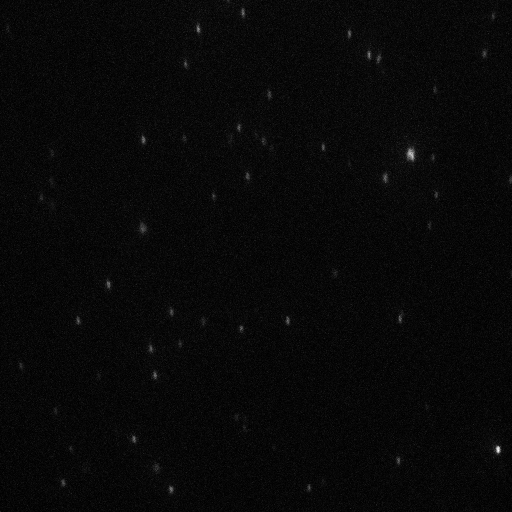
#> input picture beads/680.tif, 512 x 512 px
$ python wavelength_calculation.py
#> lines starting #> are read from the running program, lines starting #| are printed output that depends on the picture
# -*- coding: utf-8 -*-
"""
Created on Sat Aug 15 12:32:33 2015

@author: Andre
"""
#import seaborn as sns
#sns.set()
import matplotlib.pyplot as plt
import numpy as np
from mpl_toolkits.mplot3d import Axes3D
import scipy.optimize as sp
from skimage.feature import peak_local_max
from PIL import Image
from scipy import sparse


plt.close('all')
#####################################################################################
def twoD_Gaussian(x_y, offset, amplitude, xo, yo, sigma_x, sigma_y, theta):
    x, y = x_y
    xo = float(xo)
    yo = float(yo)
    a = (np.cos(theta)**2)/(2*sigma_x**2) + (np.sin(theta)**2)/(2*sigma_y**2)
    b = -(np.sin(2*theta))/(4*sigma_x**2) + (np.sin(2*theta))/(4*sigma_y**2)
    c = (np.sin(theta)**2)/(2*sigma_x**2) + (np.cos(theta)**2)/(2*sigma_y**2)
    g = offset + amplitude*np.exp( - (a*((x-xo)**2) + 2*b*(x-xo)*(y-yo)
                            + c*((y-yo)**2)))
    return g.ravel()

###################################################################################
imagesFiles = [ '680.tif',  'red.tif', 'green.tif']

image = Image.open(imagesFiles[0])
#> image is the input picture: PIL image 512x512 I;16; min 959, max 9431, mean 1252.9
im_red = Image.open(imagesFiles[1])
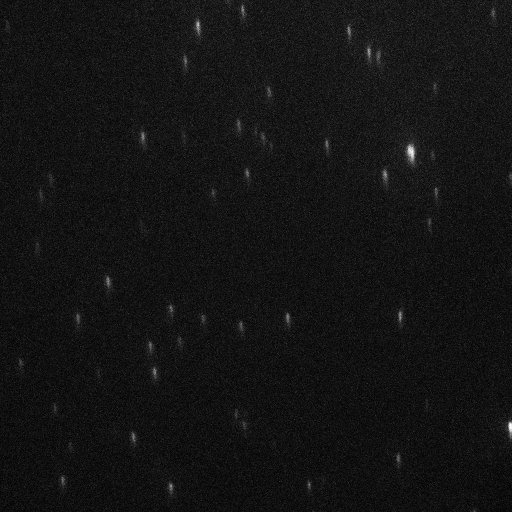
#> input picture beads/red.tif, 512 x 512 px
#> im_red is the input picture: PIL image 512x512 I;16; min 986, max 9779, mean 1686.1
im_green = Image.open(imagesFiles[2])
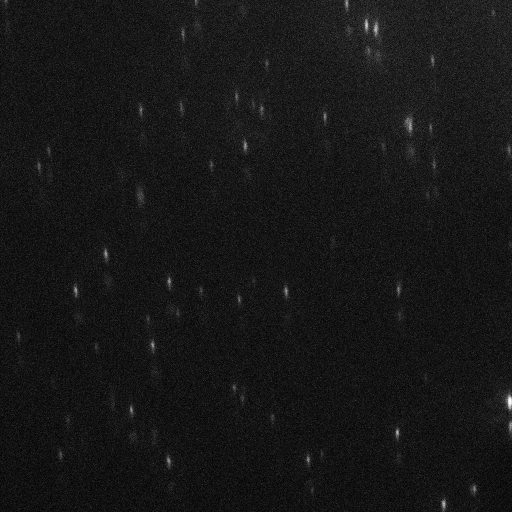
#> input picture beads/green.tif, 512 x 512 px
#> im_green is the input picture: PIL image 512x512 I;16; min 1082, max 11469, mean 2035.2

image = np.array(image)

#Check treshold, otherwise it may find more than one peak
thr_base = np.max(image)-32*np.std(image)
#> thr_base = 2684.5
peaks_base = peak_local_max(image, min_distance=5, threshold_abs=thr_base)
#> peaks_base = 43 pairs, first value 13 to 489, second value 20 to 498
peaks_base[:,0], peaks_base[:,1] = peaks_base[:,1], peaks_base[:,0].copy()

#if points are to close to the borders dont consider it
delete_base = []
for i,points in enumerate(peaks_base):
    if points[1]-40<0:                             #if point is too close to the top
        delete_base.append(i)
    elif points[1] + 40 >512:
        delete_base.append(i)
    if points[0] + 10 > 512:                           #if point is too close to the right
        delete_base.append(i)
    if points[0] - 10 < 0:
        delete_base.append(i)
#> this loop made 43 passes
#> points on passes 1 to 12: [498, 450], [410, 153], [198, 28], [369, 53], [243, 13], [109, 283], [287, 320], [143, 141], [170, 489], [78, 321], [134, 438], [154, 375]
#> after the loop, delete_base = [2, 4, 8, 17, 22, 26, 32]
peaks_base = np.delete(peaks_base, delete_base, 0)
#> peaks_base = 36 pairs, first value 20 to 498, second value 53 to 466
print(str(peaks_base.shape[0]) + ' 680 peaks')
#| 36 680 peaks

#plot image and detected peaks
plt.figure(1)
plt.imshow(image)
plt.grid('off')
plt.scatter(peaks_base[:,0], peaks_base[:,1], facecolor='none', edgecolor="white")

##############################################################################
im_red = np.array(im_red)


# [23 lines of commented-out code are left out]
im_green = np.array(im_green)

# [21 lines of commented-out code are left out]

base_centers = np.empty((0,2))
base_centers_trans = np.empty((0,2)) #trans is in the coordinate system of the masked image below

#if a detected color is to far from the reference peak we need to increase the y box height
box = 20
box_y_top = 40
box_y_bot = 20

rows_y = box_y_top + box_y_bot
rows_y += 1
sumBase = np.empty((rows_y, peaks_base.shape[0])) #empty matrix to hold the collapsed sum of images/spectra

for i, peaks in enumerate(peaks_base):

    xmin = peaks[0] - box/2
    xmax = peaks[0] + box/2
    ymin = peaks[1] - box_y_top
    ymax = peaks[1] + box_y_bot

    x = np.arange(xmin, xmax,1)
    y = np.arange(ymin, ymax+1,1)

    X, Y = np.meshgrid(x,y) #note: meshgrid is needed to use an asymetric grid with plot_surface, I tried mgrid and it didn't work.

    imageMask =  image[int(np.min(y)):int(np.max(y))+1, int(np.min(x)):int(np.max(x))+1] #to mask it correctly we have to invert X and Y here
    imageMaskcopy =  np.copy(image)[int(np.min(y)):int(np.max(y))+1, int(np.min(x)):int(np.max(x))+1] #copy to do calculation in masked image coordinates
    sumBaseTemp = np.sum(imageMaskcopy, axis=1) #collapse the x direction to get spectra along y direction
    sumBase[:,i] = sumBaseTemp

    ig = (np.min(imageMask), np.max(imageMask) , peaks[1]+0.5, peaks[0]+0.5, 2.0, 2.0, 0.0) #0.5 used to force fit because peaks were to close to the fit
    inpars, pcov = sp.curve_fit(twoD_Gaussian,(Y,X), imageMask.ravel(), p0=ig, maxfev=20000)
    fit3 = twoD_Gaussian((Y, X), *inpars).reshape(X.shape[0], Y.shape[1])

    base_centers = np.append (base_centers, [[inpars[2], inpars[3]]], axis=0)
    base_centers_trans = np.append (base_centers_trans, [[inpars[2]-ymin, inpars[3]-xmin]], axis=0) #parameters minx ymin and xmin to translate
#> this loop made 36 passes
#> peaks on passes 4 to 15: [109, 283], [287, 320], [143, 141], [78, 321], [134, 438], [154, 375], [399, 316], [385, 176], [185, 63], [239, 127], [241, 328], [398, 460]
#> (peaks, xmin, xmax, ymin, ymax, ig) on pass 1: ([498, 450], 488, 508, 410, 470, (975, 9431, 450.5, 498.5, 2, 2, 0))
                                                                                                    # [13 lines of commented-out code are left out]
plt.figure(2)
plt.imshow(image)
plt.grid('off')
plt.scatter(peaks_base[:,0], peaks_base[:,1], facecolor='none', edgecolor="g")
plt.scatter(base_centers[:,1], base_centers[:,0], facecolor='none', edgecolor="white")


#######################################################################################################


#if a detected color is to far from the reference peak we need to increase the y box height
box = 20
box_y_top = 40
box_y_bot = 20

rows_y = box_y_top + box_y_bot
rows_y += 1


sumRed = np.empty((rows_y, peaks_base.shape[0]))

for i,peaks in enumerate(peaks_base):

    xmin = peaks[0] - box/2
    xmax = peaks[0] + box/2
    ymin = peaks[1] - box_y_top
    ymax = peaks[1] + box_y_bot

    X, Y = np.mgrid[xmin:xmax+1:, ymin:ymax+1]

    redMask =  im_red[int(np.min(Y)):int(np.max(Y))+1, int(np.min(X)):int(np.max(X))+1] #to mask it correctly we have to invert X and Y here
    redMaskcopy =  np.copy(im_red)[int(np.min(Y)):int(np.max(Y))+1, int(np.min(X)):int(np.max(X))+1]
    sumRedTemp = np.sum(redMaskcopy, axis=1)
    sumRed[:,i] = sumRedTemp
#> this loop made 36 passes
#> pass 1, `redMask =  im_red[int(np.min(Y)):int(np.max(Y))+1, int(np.min(X)):int(..`:
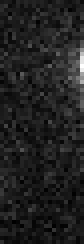
#> redMask: shape (61, 21) uint16 (shown 4 times larger); min 1108, max 5783, mean 1710.8; drawn with min black and max white
#> after the loop:
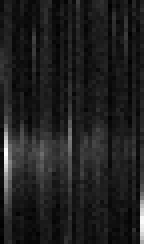
#> sumRed: shape (61, 36) float64 (shown 4 times larger); min 30696, max 95436, mean 38801.6; drawn with min black and max white

#######################################################################################################
box = 20
box_y_top = 40
box_y_bot = 20

rows_y = box_y_top + box_y_bot
rows_y += 1


sumGreen = np.empty((rows_y, peaks_base.shape[0]))

for i,peaks in enumerate(peaks_base):

    xmin = peaks[0] - box/2
    xmax = peaks[0] + box/2
    ymin = peaks[1] - box_y_top
    ymax = peaks[1] + box_y_bot


    X, Y = np.mgrid[xmin:xmax+1:, ymin:ymax+1]


    greenMask = im_green[int(np.min(Y)):int(np.max(Y))+1, int(np.min(X)):int(np.max(X))+1] #to mask it correctly we have to invert X and Y here

    greenMaskcopy =  np.copy(im_green)[int(np.min(Y)):int(np.max(Y))+1, int(np.min(X)):int(np.max(X))+1]
    sumGreenTemp = np.sum(greenMaskcopy, axis=1)
    sumGreen[:,i] = sumGreenTemp
#> this loop made 36 passes
#> pass 1, `greenMask = im_green[int(np.min(Y)):int(np.max(Y))+1, int(np.min(X)):i..`:
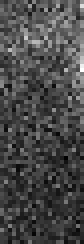
#> greenMask: shape (61, 21) uint16 (shown 4 times larger); min 1203, max 4004, mean 2003.6; drawn with min black and max white

#########################################################################################################
#Function to remove baseline by "Asymmetric Least Squares Smoothing" by P. Eilers and H. Boelens 2005
def baseline_als(y, lam, p, niter=10):
  L = len(y)
  D = sparse.csc_matrix(np.diff(np.eye(L), 2))
  w = np.ones(L)
  for i in range(niter):
    W = sparse.spdiags(w, 0, L, L)
    Z = W + lam * D.dot(D.transpose())
    z = sparse.linalg.spsolve(Z, w*y)
    w = p * (y > z) + (1-p) * (y < z)
  return z


#Wavelength Calculation
#coef comes from the calibration => coefficient of a 3rd order polynomial
coef = np.array([8e-5,0.0197,3.7468, 680])
p = np.poly1d(coef)

#In this case there is some leaking between the channels and also because the mask box is big a lot of the
#masked image is background, setting this intervals to 0 takes care of this
sumGreen[30:-1,:] = 0
sumRed[0:30,:] = 0
sumBase[0:30,:] = 0
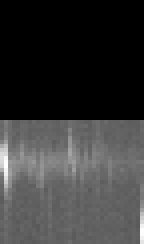
#> sumBase: shape (61, 36) float64 (shown 4 times larger); min 0, max 66157, mean 14369; drawn with min black and max white


#Tables to hold spectral mean for each channel
spectralMeanTableRed = np.empty((np.shape(base_centers_trans)[0],1))
spectralMeanTableGreen = np.empty((np.shape(base_centers_trans)[0],1))
spectralMeanTableBase = np.empty((np.shape(base_centers_trans)[0],1))


#for each center in the translated coordinate system of the masked image calculates the new wavelenght calibration
#by making the fitted center zero pixel displacement and applying the 3rd polynomial
for i, centers in enumerate(base_centers_trans):
    pixels = np.arange(0,rows_y,1)
    x_center = centers[1]
    y_center = centers[0]
    pixels_x = pixels - x_center
    pixels_y = pixels - y_center
    pixel_disp = p(pixels_y)


    sumNormRed = (sumRed[:,i]) /np.max(sumRed[:,i])
    sumNormGreen = (sumGreen[:,i]) /np.max(sumGreen[:,i])
    sumNormBase = (sumBase[:,i])/np.max(sumBase[:,i])

    #Spectral mean Calculation (wavelength average weighted by intensity)
    spectralMeanRed = np.sum(np.multiply(sumRed[:,i],pixel_disp))/np.sum(sumRed[:,i])

    spectralMeanGreen = np.sum(np.multiply(sumGreen[:,i],pixel_disp))/np.sum(sumGreen[:,i])

    spectralMeanBase = np.sum(np.multiply(sumBase[:,i],pixel_disp))/np.sum(sumBase[:,i])


    spectralMeanTableRed[i,0] = spectralMeanRed
    spectralMeanTableGreen[i,0] = spectralMeanGreen
    spectralMeanTableBase[i,0] = spectralMeanBase


    plt.figure(4)
    plt.scatter([680.0],spectralMeanRed )
    plt.scatter([580.0],spectralMeanGreen )
    plt.scatter([677.0],spectralMeanBase )
#> this loop made 36 passes
#> centers on passes 1 to 12: [39.13, 9.63], [40.86, 10.51], [41.41, 9.66], [40.92, 9.07], [40.21, 10.38], [38.4, 9.98], [39.15, 9.8], [40.67, 9.61], [39.77, 10.62], [42.2, 10.7], [41.55, 9.91], [40.63, 10.2]
# [15 lines of commented-out code are left out]
plt.figure(3)
plt.errorbar([580.0], np.mean(spectralMeanTableGreen),yerr=np.std(spectralMeanTableGreen), marker='o', markersize=5)
plt.errorbar([680.0], np.mean(spectralMeanTableRed), yerr=np.std(spectralMeanTableRed), marker='o', markersize=5)
plt.errorbar([680.0], np.mean(spectralMeanTableBase), yerr=np.std(spectralMeanTableBase), marker='o', markersize=5)
plt.xticks(np.arange(560,750,20))
plt.yticks(np.arange(560,750,20))
plt.xlim(570,700)
plt.ylim(580,720)
plt.grid('on')
plt.xlabel('Nominal Wavelength (nm)')
plt.ylabel('Spectral Mean (nm)')
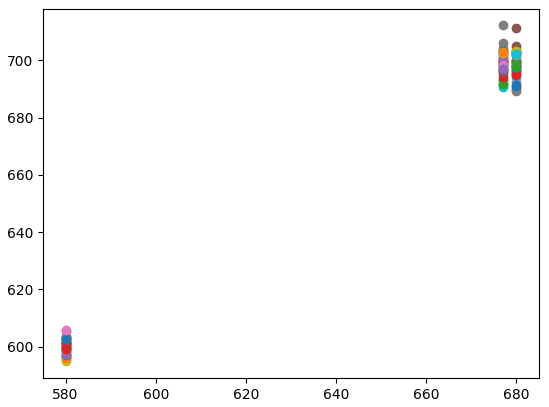
#> figure drawn by matplotlib, 1 panel
